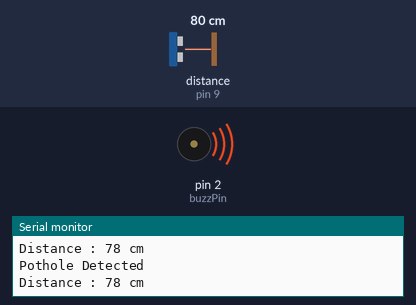
The sketch below on a simulated Arduino Uno, built with avr-gcc and run on an emulated ATmega328P. Shown: buzzer (waves = sounding, pin HIGH), the last lines printed to the serial monitor. Wiring (inferred from the names in the program): ultrasonic range finder: trigger pin 10; echo pin 9. The test bench sets the inputs (shaded band); at power-on: distance to the obstacle (sensor on pin 9) 80 cm. The echo pulse lasts 58.3 µs per cm; pins used as bus, display or sensor lines are not drawn.

Above: at 2.8 s.
2.9 s: distance to the obstacle (sensor on pin 9) set to 13 cm
6.2 s: distance to the obstacle (sensor on pin 9) set to 10 cm
At 9.8 s:
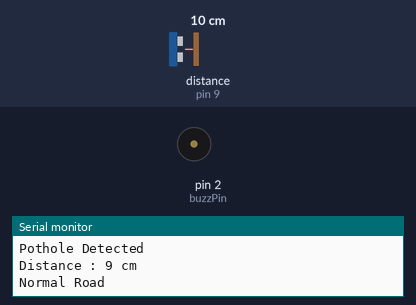
12.2 s: distance to the obstacle (sensor on pin 9) set to 18 cm
At 15.7 s:
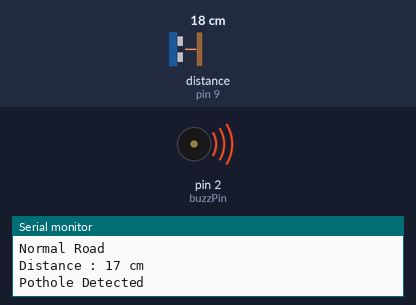
16.5 s: distance to the obstacle (sensor on pin 9) set to 2 cm
At 20.1 s:
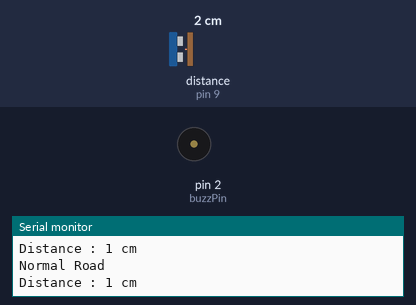
Timing chart, 0 to 21.5 s (numbered marks = the images above; inputs shaded):
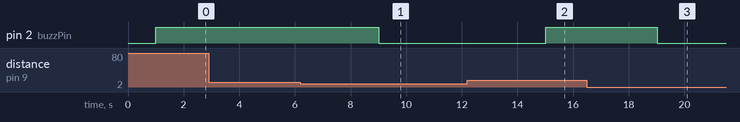

The sketch:

PotholeML_Hardware.ino
```cpp
#define echoPin 9
#define trigPin 10
#define buzzPin 2

long duration;
int distance;
void setup(){
  Serial.begin(9600);
  pinMode(trigPin,OUTPUT);
  pinMode(echoPin,INPUT);
  pinMode(buzzPin, OUTPUT);
 }
void loop(){
  digitalWrite(trigPin,LOW);
  delayMicroseconds(2);
  digitalWrite(trigPin,HIGH);
  delayMicroseconds(10);
  digitalWrite(trigPin,LOW);

 duration=pulseIn(echoPin,HIGH);
  distance=(duration*0.034/2);
  Serial.print("Distance : ");
  Serial.print(distance);
  Serial.println(" cm ");
  delay(1000);

  if(distance > 10)
  {
  Serial.println("Pothole Detected");
  digitalWrite(buzzPin,HIGH);
  }
  else
  {
  Serial.println("Normal Road");
  digitalWrite(buzzPin,LOW);
  }
  delay(1000);

}
```

Measured:
- the behaviour switches between 12 and 11 cm on distance to the obstacle (sensor on pin 9) (found by bisection; images 0 and 1)
- after the input at 6.2 s, pin 2 (buzzPin): HIGH → LOW after 2.8 s
- after the input at 12.2 s, pin 2 (buzzPin): LOW → HIGH after 2.8 s
- after the input at 16.5 s, pin 2 (buzzPin): HIGH → LOW after 2.5 s
